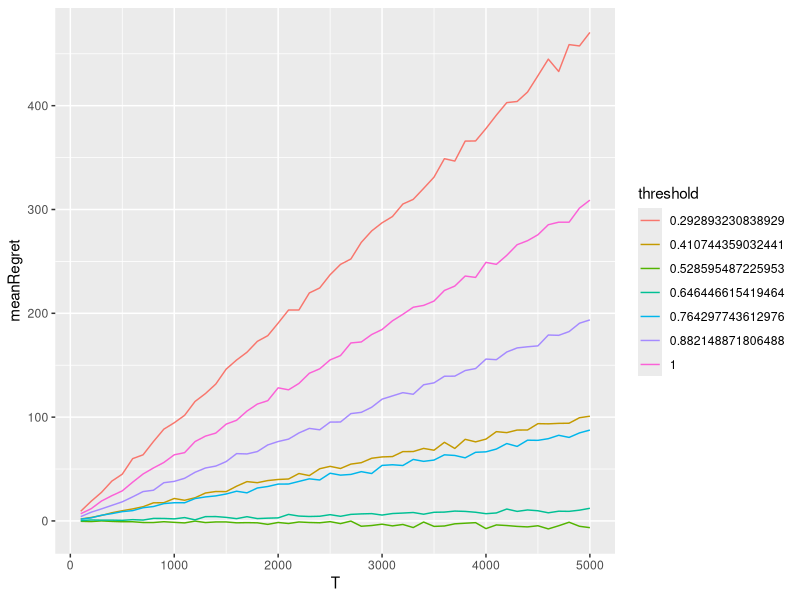
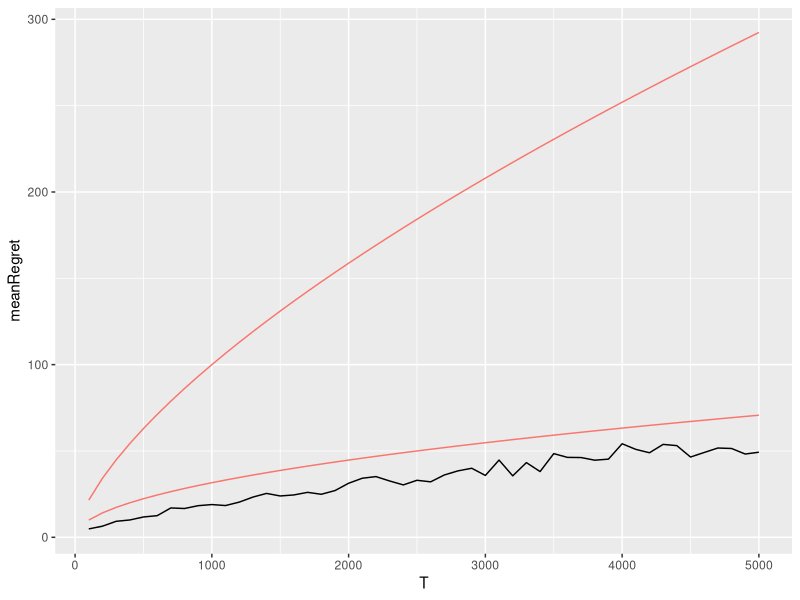
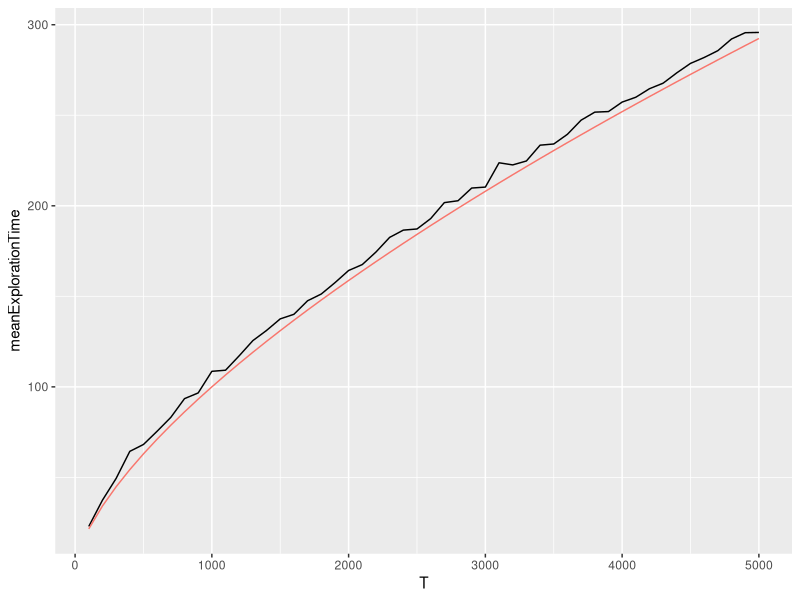
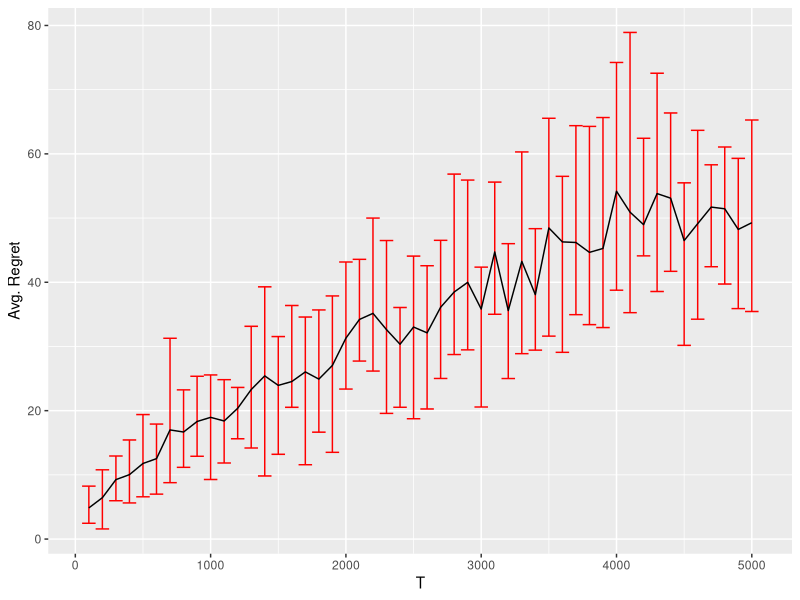
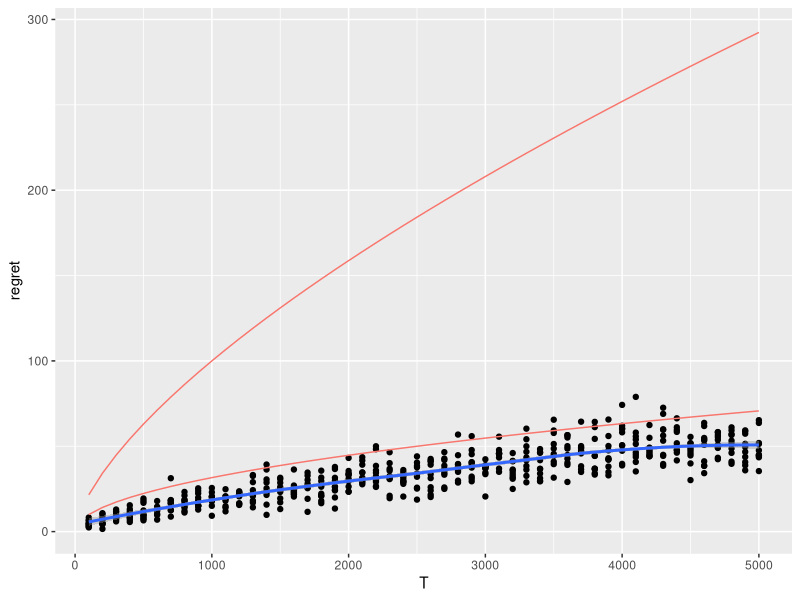
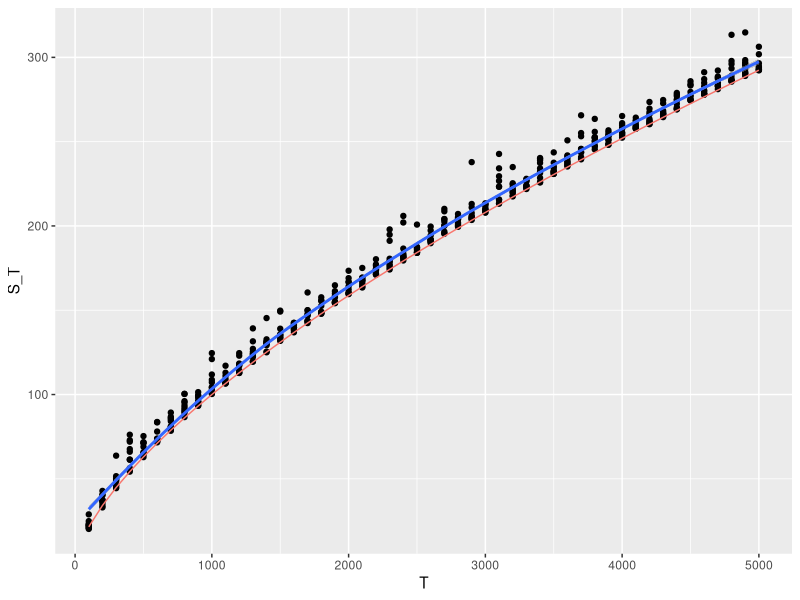
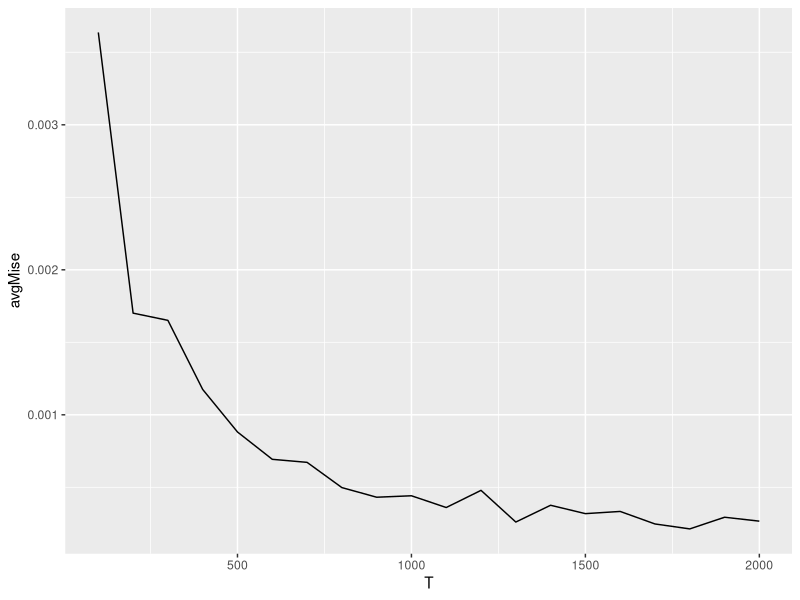
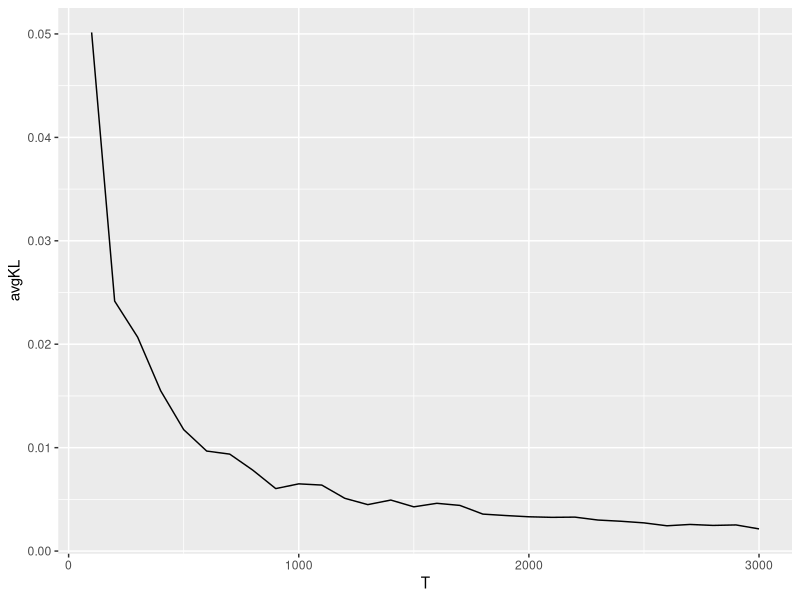

Reproduce these figures in R, in order.
## ---- chunk 1
knitr::opts_chunk$set(echo = TRUE)
library(tidyverse)
library(ggplot2)
library(dplyr)
library(stats)
## ---- chunk 2
#setwd("C:/Projects/Data-driven-algorithms-for-Impulse-control-problem-Thesis")
setwd("C:/Uni/Data-driven-algorithms-for-Impulse-control-problem-Thesis")
thresholdData <- read.csv("./SimulationData/ThresholdData.csv")
DataStratData <- read.csv("./SimulationData/DataStratIncreasingTData.csv")
MISEData <- read.csv("./SimulationData/MISE.csv")
MISEData2 <- read.csv("./SimulationData/MISE2.csv")
MISEData3 <- read.csv("./SimulationData/MISE3.csv")
KLData <- read.csv("./SimulationData/KL.csv")
KLData2 <- read.csv("./SimulationData/KL2.csv")
thresholdDiffData <- read.csv("./SimulationData/ThresholdDiff.csv")
## ---- chunk 3
avgThreshold <- thresholdData %>%
  group_by(threshold, T) %>%
  summarise(meanRegret = mean(regret), .groups = "drop")

avgThreshold$threshold = as_factor(avgThreshold$threshold)
## ---- chunk 4
ggplot(data = avgThreshold, aes(T, meanRegret, colour=threshold))+
  geom_line()
## ---- chunk 5
avgDataStrat <- DataStratData %>% 
  group_by(T) %>% 
  summarise(meanRegret = mean(regret),
            sdRegret = sd(regret),
            minRegret = min(regret),
            maxRegret = max(regret),
            meanExplorationTime = mean(S_T),
            sdExplorationTime = sd(S_T),
            .groups = "drop") %>% 
  mutate(lBound = sqrt(T),
         uBound = T^(2/3))
## ---- chunk 6
ggplot(avgDataStrat, aes(x=T))+
  geom_line(aes(y=meanRegret))+
  geom_line(aes(y=lBound, colour="red"), show.legend = FALSE)+
  geom_line(aes(y=uBound, colour="red"), show.legend = FALSE)
## ---- chunk 7
ggplot(avgDataStrat, aes(x=T))+
  geom_line(aes(y=meanExplorationTime))+
  geom_line(aes(y=uBound, colour="red"), show.legend = FALSE)
## ---- chunk 8
ggplot(avgDataStrat, aes(x=T, y=meanRegret))+
  geom_errorbar(aes(ymin=minRegret, ymax=maxRegret), width=100, colour="red")+
  geom_line()+
  ylab("Avg. Regret")
## ---- chunk 9
DataStratData <- DataStratData %>% mutate(lBound = sqrt(T),
                                          uBound = T^(2/3))
## ---- chunk 10
ggplot(DataStratData, aes(x=T))+
  geom_point(aes(y=regret))+
  geom_smooth(aes(y=regret))+
  geom_line(aes(y=lBound, colour="red"), show.legend = FALSE)+
  geom_line(aes(y=uBound, colour="red"), show.legend = FALSE)
## ---- chunk 11
ggplot(DataStratData, aes(x=T))+
  geom_point(aes(y=S_T))+
  geom_smooth(aes(y=S_T))+
  geom_line(aes(y=uBound, colour="red"), show.legend = FALSE)
## ---- chunk 12
m <- nls(regret ~ I(T^power), data = DataStratData, start = list(power=1), trace = T)
## ---- chunk 13
summary(m)
## ---- chunk 14
avgMiseData <- MISEData %>% group_by(T) %>% summarise(avgMise = mean(MISE),
                                                      sdMise = sd(MISE),
                                                      .groups = "drop")
avgMiseData2 <- MISEData2 %>% group_by(T) %>% summarise(avgMise = mean(MISE),
                                                      sdMise = sd(MISE),
                                                      .groups = "drop")
avgMiseData3 <- MISEData3 %>% group_by(T) %>% summarise(avgMise = mean(MISE),
                                                      sdMise = sd(MISE),
                                                      .groups = "drop")
## ---- chunk 15
ggplot(avgMiseData3, aes(x=T, y=avgMise))+
  geom_line()
## ---- chunk 16
avgKLData <- KLData %>% group_by(T) %>% summarise(avgKL = mean(KL),
                                                  sdKL = sd(KL),
                                                  .groups = "drop")
avgKLData2 <- KLData2 %>% group_by(T) %>% summarise(avgKL = mean(KL),
                                                  sdKL = sd(KL),
                                                  .groups = "drop")
## ---- chunk 17
ggplot(avgKLData, aes(x=T, y=avgKL))+
  geom_line()
## ---- chunk 18
ggplot(KLData2, aes(x=T, y=KL))+
  geom_point()
## ---- chunk 19
avgThresholdDiff <- thresholdDiffData %>% group_by(T) %>%  summarise(avgDiff = mean(SquareDiff),
                                                                     sdDiff = sd(SquareDiff),
                                                                     .groups = "drop")
## ---- chunk 20
ggplot(avgThresholdDiff, aes(x=T, y=avgDiff))+
  geom_line()
